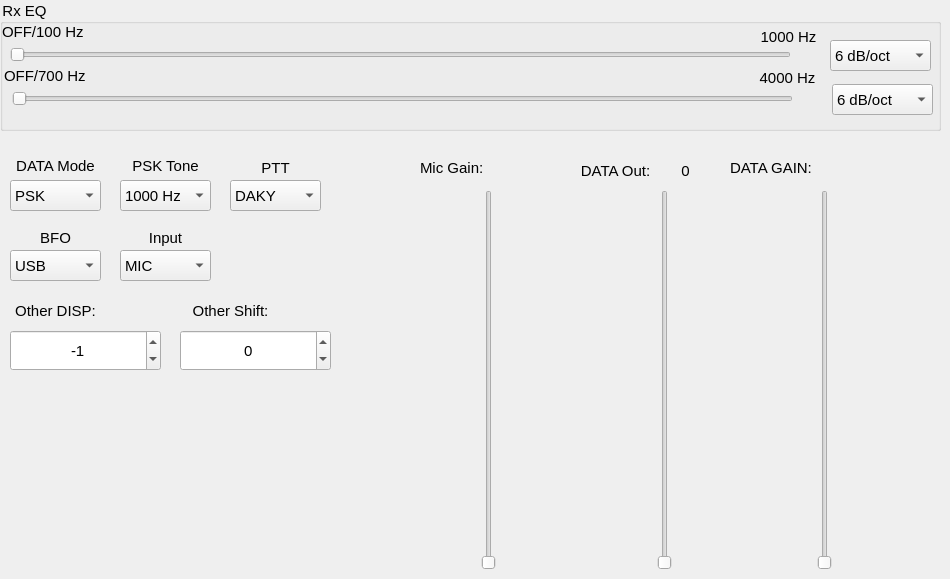
      <widget class="QWidget" name="DATA">
       <property name="styleSheet">
        <string notr="true">QWidget{font: &quot;MS Shell Dlg 2&quot;; font-size: 15px}</string>
       </property>
       <attribute name="title">
        <string>DATA</string>
       </attribute>
       <widget class="QLabel" name="lblDataMode">
        <property name="geometry">
         <rect>
          <x>10</x>
          <y>150</y>
          <width>91</width>
          <height>31</height>
         </rect>
        </property>
        <property name="text">
         <string>DATA Mode</string>
        </property>
        <property name="alignment">
         <set>Qt::AlignCenter</set>
        </property>
       </widget>
       <widget class="QComboBox" name="cbDataMode">
        <property name="geometry">
         <rect>
          <x>10</x>
          <y>180</y>
          <width>91</width>
          <height>31</height>
         </rect>
        </property>
        <item>
         <property name="text">
          <string>PSK</string>
         </property>
        </item>
        <item>
         <property name="text">
          <string>OTHERS</string>
         </property>
        </item>
       </widget>
       <widget class="QComboBox" name="cbPskTone">
        <property name="geometry">
         <rect>
          <x>120</x>
          <y>180</y>
          <width>91</width>
          <height>31</height>
         </rect>
        </property>
        <item>
         <property name="text">
          <string>1000 Hz</string>
         </property>
        </item>
        <item>
         <property name="text">
          <string>1500 Hz</string>
         </property>
        </item>
        <item>
         <property name="text">
          <string>2000 Hz</string>
         </property>
        </item>
       </widget>
       <widget class="QLabel" name="lblPskTone">
        <property name="geometry">
         <rect>
          <x>120</x>
          <y>150</y>
          <width>91</width>
          <height>31</height>
         </rect>
        </property>
        <property name="text">
         <string>PSK Tone</string>
        </property>
        <property name="alignment">
         <set>Qt::AlignCenter</set>
        </property>
       </widget>
       <widget class="QComboBox" name="cbDataInSelect">
        <property name="geometry">
         <rect>
          <x>120</x>
          <y>250</y>
          <width>91</width>
          <height>31</height>
         </rect>
        </property>
        <item>
         <property name="text">
          <string>MIC</string>
         </property>
        </item>
        <item>
         <property name="text">
          <string>REAR</string>
         </property>
        </item>
       </widget>
       <widget class="QLabel" name="lblDataIn">
        <property name="geometry">
         <rect>
          <x>120</x>
          <y>227</y>
          <width>91</width>
          <height>21</height>
         </rect>
        </property>
        <property name="text">
         <string>Input</string>
        </property>
        <property name="alignment">
         <set>Qt::AlignCenter</set>
        </property>
       </widget>
       <widget class="QGroupBox" name="gpEQ_DATA">
        <property name="geometry">
         <rect>
          <x>0</x>
          <y>0</y>
          <width>941</width>
          <height>131</height>
         </rect>
        </property>
        <property name="title">
         <string>Rx EQ</string>
        </property>
        <widget class="QComboBox" name="cbDATAHCutSlope">
         <property name="geometry">
          <rect>
           <x>832</x>
           <y>84</y>
           <width>101</width>
           <height>31</height>
          </rect>
         </property>
         <item>
          <property name="text">
           <string>6 dB/oct</string>
          </property>
         </item>
         <item>
          <property name="text">
           <string>18 dB/oct</string>
          </property>
         </item>
        </widget>
        <widget class="QLabel" name="lblLcutEnd_DATA">
         <property name="geometry">
          <rect>
           <x>753</x>
           <y>27</y>
           <width>71</width>
           <height>20</height>
          </rect>
         </property>
         <property name="text">
          <string>1000 Hz</string>
         </property>
         <property name="alignment">
          <set>Qt::AlignCenter</set>
         </property>
        </widget>
        <widget class="QSlider" name="lvlDATAHCutFreq">
         <property name="geometry">
          <rect>
           <x>12</x>
           <y>88</y>
           <width>781</width>
           <height>22</height>
          </rect>
         </property>
         <property name="maximum">
          <number>67</number>
         </property>
         <property name="orientation">
          <enum>Qt::Horizontal</enum>
         </property>
        </widget>
        <widget class="QSlider" name="lvlDATALCutFreq">
         <property name="geometry">
          <rect>
           <x>10</x>
           <y>44</y>
           <width>781</width>
           <height>22</height>
          </rect>
         </property>
         <property name="maximum">
          <number>19</number>
         </property>
         <property name="orientation">
          <enum>Qt::Horizontal</enum>
         </property>
        </widget>
        <widget class="QLabel" name="lbHLcutEnd_DATA">
         <property name="geometry">
          <rect>
           <x>752</x>
           <y>68</y>
           <width>71</width>
           <height>20</height>
          </rect>
         </property>
         <property name="text">
          <string>4000 Hz</string>
         </property>
         <property name="alignment">
          <set>Qt::AlignCenter</set>
         </property>
        </widget>
        <widget class="QLabel" name="lblLcutStart_DATA">
         <property name="geometry">
          <rect>
           <x>2</x>
           <y>24</y>
           <width>91</width>
           <height>16</height>
          </rect>
         </property>
         <property name="text">
          <string>OFF/100 Hz</string>
         </property>
        </widget>
        <widget class="QComboBox" name="cbDATALCutSlope">
         <property name="geometry">
          <rect>
           <x>830</x>
           <y>40</y>
           <width>101</width>
           <height>31</height>
          </rect>
         </property>
         <item>
          <property name="text">
           <string>6 dB/oct</string>
          </property>
         </item>
         <item>
          <property name="text">
           <string>18 dB/oct</string>
          </property>
         </item>
        </widget>
        <widget class="QLabel" name="lblHcutStart_DATA">
         <property name="geometry">
          <rect>
           <x>4</x>
           <y>68</y>
           <width>91</width>
           <height>16</height>
          </rect>
         </property>
         <property name="text">
          <string>OFF/700 Hz</string>
         </property>
        </widget>
       </widget>
       <widget class="QComboBox" name="cbDataPTT">
        <property name="geometry">
         <rect>
          <x>230</x>
          <y>180</y>
          <width>91</width>
          <height>31</height>
         </rect>
        </property>
        <item>
         <property name="text">
          <string>DAKY</string>
         </property>
        </item>
        <item>
         <property name="text">
          <string>RTS</string>
         </property>
        </item>
        <item>
         <property name="text">
          <string>DTR</string>
         </property>
        </item>
       </widget>
       <widget class="QLabel" name="lblDataPTT">
        <property name="geometry">
         <rect>
          <x>230</x>
          <y>157</y>
          <width>91</width>
          <height>21</height>
         </rect>
        </property>
        <property name="text">
         <string>PTT</string>
        </property>
        <property name="alignment">
         <set>Qt::AlignCenter</set>
        </property>
       </widget>
       <widget class="QComboBox" name="cbDataBFO">
        <property name="geometry">
         <rect>
          <x>10</x>
          <y>250</y>
          <width>91</width>
          <height>31</height>
         </rect>
        </property>
        <item>
         <property name="text">
          <string>USB</string>
         </property>
        </item>
        <item>
         <property name="text">
          <string>LSB</string>
         </property>
        </item>
       </widget>
       <widget class="QLabel" name="lblDataBFO">
        <property name="geometry">
         <rect>
          <x>10</x>
          <y>227</y>
          <width>91</width>
          <height>21</height>
         </rect>
        </property>
        <property name="text">
         <string>BFO</string>
        </property>
        <property name="alignment">
         <set>Qt::AlignCenter</set>
        </property>
       </widget>
       <widget class="QSlider" name="lvlDATAOut">
        <property name="geometry">
         <rect>
          <x>640</x>
          <y>190</y>
          <width>50</width>
          <height>380</height>
         </rect>
        </property>
        <property name="maximum">
         <number>100</number>
        </property>
        <property name="orientation">
         <enum>Qt::Vertical</enum>
        </property>
        <property name="tickPosition">
         <enum>QSlider::NoTicks</enum>
        </property>
       </widget>
       <widget class="QLabel" name="lblDataOut">
        <property name="geometry">
         <rect>
          <x>570</x>
          <y>160</y>
          <width>91</width>
          <height>21</height>
         </rect>
        </property>
        <property name="text">
         <string>DATA Out:</string>
        </property>
        <property name="alignment">
         <set>Qt::AlignCenter</set>
        </property>
       </widget>
       <widget class="QLabel" name="lblDataOutValue">
        <property name="geometry">
         <rect>
          <x>660</x>
          <y>160</y>
          <width>51</width>
          <height>21</height>
         </rect>
        </property>
        <property name="text">
         <string>0</string>
        </property>
        <property name="alignment">
         <set>Qt::AlignCenter</set>
        </property>
       </widget>
       <widget class="QSlider" name="lvlDataGain">
        <property name="geometry">
         <rect>
          <x>800</x>
          <y>190</y>
          <width>50</width>
          <height>380</height>
         </rect>
        </property>
        <property name="maximum">
         <number>100</number>
        </property>
        <property name="orientation">
         <enum>Qt::Vertical</enum>
        </property>
        <property name="tickPosition">
         <enum>QSlider::NoTicks</enum>
        </property>
       </widget>
       <widget class="QLabel" name="lblDataGain">
        <property name="geometry">
         <rect>
          <x>730</x>
          <y>160</y>
          <width>141</width>
          <height>16</height>
         </rect>
        </property>
        <property name="text">
         <string>DATA GAIN:</string>
        </property>
       </widget>
       <widget class="QSlider" name="lvlDataMicGain">
        <property name="geometry">
         <rect>
          <x>464</x>
          <y>190</y>
          <width>50</width>
          <height>380</height>
         </rect>
        </property>
        <property name="maximum">
         <number>100</number>
        </property>
        <property name="orientation">
         <enum>Qt::Vertical</enum>
        </property>
       </widget>
       <widget class="QLabel" name="lblDataMicGain">
        <property name="geometry">
         <rect>
          <x>420</x>
          <y>160</y>
          <width>141</width>
          <height>16</height>
         </rect>
        </property>
        <property name="text">
         <string>Mic Gain: </string>
        </property>
       </widget>
       <widget class="QSpinBox" name="sbOtherShift">
        <property name="geometry">
         <rect>
          <x>180</x>
          <y>330</y>
          <width>151</width>
          <height>41</height>
         </rect>
        </property>
        <property name="alignment">
         <set>Qt::AlignCenter</set>
        </property>
        <property name="minimum">
         <number>-3000</number>
        </property>
        <property name="maximum">
         <number>3000</number>
        </property>
        <property name="singleStep">
         <number>10</number>
        </property>
       </widget>
       <widget class="QSpinBox" name="sbOtherDISP">
        <property name="geometry">
         <rect>
          <x>10</x>
          <y>330</y>
          <width>151</width>
          <height>41</height>
         </rect>
        </property>
        <property name="alignment">
         <set>Qt::AlignCenter</set>
        </property>
        <property name="minimum">
         <number>-3000</number>
        </property>
        <property name="maximum">
         <number>3000</number>
        </property>
        <property name="singleStep">
         <number>10</number>
        </property>
        <property name="value">
         <number>-1</number>
        </property>
       </widget>
       <widget class="QLabel" name="lblOtherShift">
        <property name="geometry">
         <rect>
          <x>180</x>
          <y>290</y>
          <width>101</width>
          <height>41</height>
         </rect>
        </property>
        <property name="text">
         <string>Other Shift:</string>
        </property>
        <property name="alignment">
         <set>Qt::AlignCenter</set>
        </property>
       </widget>
       <widget class="QLabel" name="lblOtherDisp">
        <property name="geometry">
         <rect>
          <x>10</x>
          <y>290</y>
          <width>91</width>
          <height>41</height>
         </rect>
        </property>
        <property name="text">
         <string>Other DISP:</string>
        </property>
        <property name="alignment">
         <set>Qt::AlignCenter</set>
        </property>
       </widget>
      </widget>
